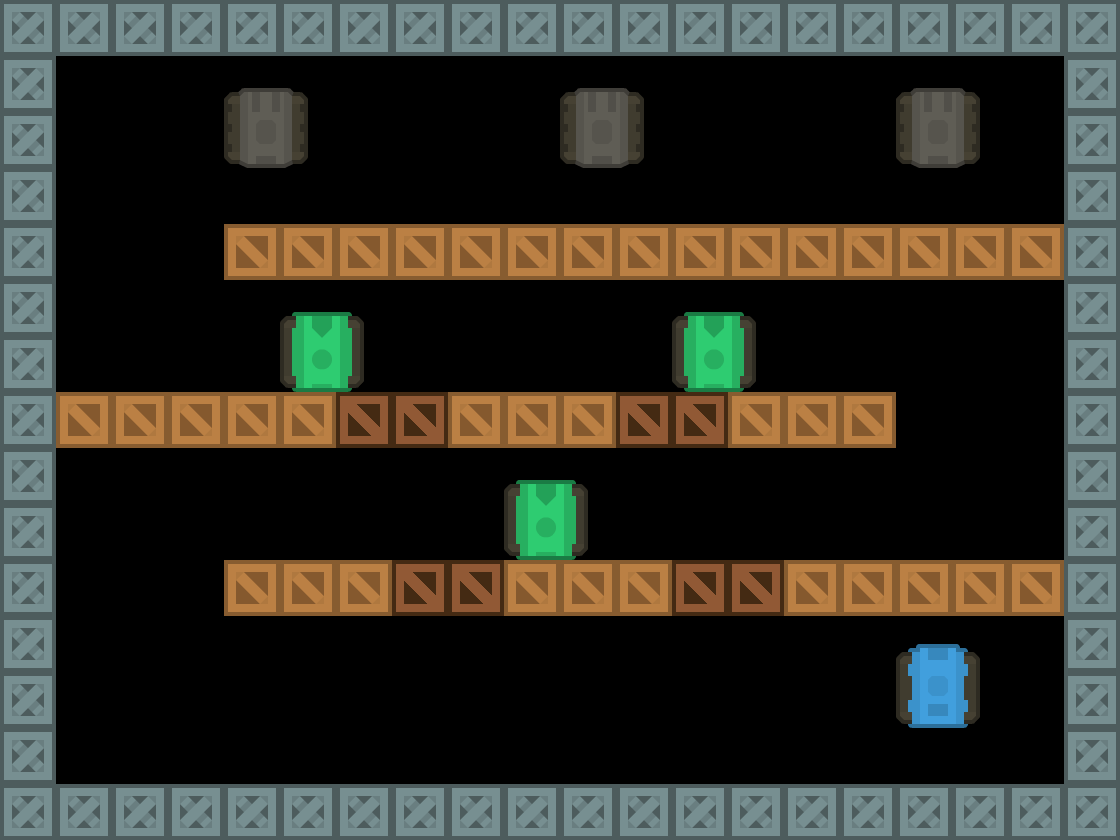

Below is a game level as drawn by its tile map, then a one-line description and the .tmx file that defines it, in full:
An orthogonal 20x15 tile map with 56x56 px tiles, 7 tile layers (Obstacles, Breakable Obstacles, Explodables, Player, ...).

<map version="1.9" tiledversion="1.9.2" orientation="orthogonal" renderorder="right-down" width="20" height="15" tilewidth="56" tileheight="56" infinite="0" nextlayerid="14" nextobjectid="1">
 <tileset firstgid="1" source="tiles.tsx" />
 <layer id="1" name="Obstacles" width="20" height="15">
  <data encoding="csv">
67,67,67,67,67,67,67,67,67,67,67,67,67,67,67,67,67,67,67,67,
67,0,0,0,0,0,0,0,0,0,0,0,0,0,0,0,0,0,0,67,
67,0,0,0,0,0,0,0,0,0,0,0,0,0,0,0,0,0,0,67,
67,0,0,0,0,0,0,0,0,0,0,0,0,0,0,0,0,0,0,67,
67,0,0,0,68,68,68,68,68,68,68,68,68,68,68,68,68,68,68,67,
67,0,0,0,0,0,0,0,0,0,0,0,0,0,0,0,0,0,0,67,
67,0,0,0,0,0,0,0,0,0,0,0,0,0,0,0,0,0,0,67,
67,68,68,68,68,68,0,0,68,68,68,0,0,68,68,68,0,0,0,67,
67,0,0,0,0,0,0,0,0,0,0,0,0,0,0,0,0,0,0,67,
67,0,0,0,0,0,0,0,0,0,0,0,0,0,0,0,0,0,0,67,
67,0,0,0,68,68,68,0,0,68,68,68,0,0,68,68,68,68,68,67,
67,0,0,0,0,0,0,0,0,0,0,0,0,0,0,0,0,0,0,67,
67,0,0,0,0,0,0,0,0,0,0,0,0,0,0,0,0,0,0,67,
67,0,0,0,0,0,0,0,0,0,0,0,0,0,0,0,0,0,0,67,
67,67,67,67,67,67,67,67,67,67,67,67,67,67,67,67,67,67,67,67
</data>
 </layer>
 <layer id="13" name="Breakable Obstacles" width="20" height="15">
  <data encoding="csv">
0,0,0,0,0,0,0,0,0,0,0,0,0,0,0,0,0,0,0,0,
0,0,0,0,0,0,0,0,0,0,0,0,0,0,0,0,0,0,0,0,
0,0,0,0,0,0,0,0,0,0,0,0,0,0,0,0,0,0,0,0,
0,0,0,0,0,0,0,0,0,0,0,0,0,0,0,0,0,0,0,0,
0,0,0,0,0,0,0,0,0,0,0,0,0,0,0,0,0,0,0,0,
0,0,0,0,0,0,0,0,0,0,0,0,0,0,0,0,0,0,0,0,
0,0,0,0,0,0,0,0,0,0,0,0,0,0,0,0,0,0,0,0,
0,0,0,0,0,0,93,93,0,0,0,93,93,0,0,0,0,0,0,0,
0,0,0,0,0,0,0,0,0,0,0,0,0,0,0,0,0,0,0,0,
0,0,0,0,0,0,0,0,0,0,0,0,0,0,0,0,0,0,0,0,
0,0,0,0,0,0,0,93,93,0,0,0,93,93,0,0,0,0,0,0,
0,0,0,0,0,0,0,0,0,0,0,0,0,0,0,0,0,0,0,0,
0,0,0,0,0,0,0,0,0,0,0,0,0,0,0,0,0,0,0,0,
0,0,0,0,0,0,0,0,0,0,0,0,0,0,0,0,0,0,0,0,
0,0,0,0,0,0,0,0,0,0,0,0,0,0,0,0,0,0,0,0
</data>
 </layer>
 <layer id="3" name="Explodables" width="20" height="15">
  <data encoding="csv">
0,0,0,0,0,0,0,0,0,0,0,0,0,0,0,0,0,0,0,0,
0,0,0,0,0,0,0,0,0,0,0,0,0,0,0,0,0,0,0,0,
0,0,0,0,0,0,0,0,0,0,0,0,0,0,0,0,0,0,0,0,
0,0,0,0,0,0,0,0,0,0,0,0,0,0,0,0,0,0,0,0,
0,0,0,0,0,0,0,0,0,0,0,0,0,0,0,0,0,0,0,0,
0,0,0,0,0,0,0,0,0,0,0,0,0,0,0,0,0,0,0,0,
0,0,0,0,0,0,0,0,0,0,0,0,0,0,0,0,0,0,0,0,
0,0,0,0,0,0,0,0,0,0,0,0,0,0,0,0,0,0,0,0,
0,0,0,0,0,0,0,0,0,0,0,0,0,0,0,0,0,0,0,0,
0,0,0,0,0,0,0,0,0,0,0,0,0,0,0,0,0,0,0,0,
0,0,0,0,0,0,0,0,0,0,0,0,0,0,0,0,0,0,0,0,
0,0,0,0,0,0,0,0,0,0,0,0,0,0,0,0,0,0,0,0,
0,0,0,0,0,0,0,0,0,0,0,0,0,0,0,0,0,0,0,0,
0,0,0,0,0,0,0,0,0,0,0,0,0,0,0,0,0,0,0,0,
0,0,0,0,0,0,0,0,0,0,0,0,0,0,0,0,0,0,0,0
</data>
 </layer>
 <layer id="8" name="Player" width="20" height="15">
  <data encoding="csv">
0,0,0,0,0,0,0,0,0,0,0,0,0,0,0,0,0,0,0,0,
0,0,0,0,0,0,0,0,0,0,0,0,0,0,0,0,0,0,0,0,
0,0,0,0,0,0,0,0,0,0,0,0,0,0,0,0,0,0,0,0,
0,0,0,0,0,0,0,0,0,0,0,0,0,0,0,0,0,0,0,0,
0,0,0,0,0,0,0,0,0,0,0,0,0,0,0,0,0,0,0,0,
0,0,0,0,0,0,0,0,0,0,0,0,0,0,0,0,0,0,0,0,
0,0,0,0,0,0,0,0,0,0,0,0,0,0,0,0,0,0,0,0,
0,0,0,0,0,0,0,0,0,0,0,0,0,0,0,0,0,0,0,0,
0,0,0,0,0,0,0,0,0,0,0,0,0,0,0,0,0,0,0,0,
0,0,0,0,0,0,0,0,0,0,0,0,0,0,0,0,0,0,0,0,
0,0,0,0,0,0,0,0,0,0,0,0,0,0,0,0,0,0,0,0,
0,0,0,0,0,0,0,0,0,0,0,0,0,0,0,0,0,0,0,0,
0,0,0,0,0,0,0,0,0,0,0,0,0,0,0,0,79,0,0,0,
0,0,0,0,0,0,0,0,0,0,0,0,0,0,0,0,0,0,0,0,
0,0,0,0,0,0,0,0,0,0,0,0,0,0,0,0,0,0,0,0
</data>
 </layer>
 <layer id="9" name="Easy Enemies" width="20" height="15">
  <data encoding="csv">
0,0,0,0,0,0,0,0,0,0,0,0,0,0,0,0,0,0,0,0,
0,0,0,0,0,0,0,0,0,0,0,0,0,0,0,0,0,0,0,0,
0,0,0,0,0,0,0,0,0,0,0,0,0,0,0,0,0,0,0,0,
0,0,0,0,0,0,0,0,0,0,0,0,0,0,0,0,0,0,0,0,
0,0,0,0,0,0,0,0,0,0,0,0,0,0,0,0,0,0,0,0,
0,0,0,0,0,0,0,0,0,0,0,0,0,0,0,0,0,0,0,0,
0,0,0,0,0,0,0,0,0,0,0,0,0,0,0,0,0,0,0,0,
0,0,0,0,0,0,0,0,0,0,0,0,0,0,0,0,0,0,0,0,
0,0,0,0,0,0,0,0,0,0,0,0,0,0,0,0,0,0,0,0,
0,0,0,0,0,0,0,0,0,0,0,0,0,0,0,0,0,0,0,0,
0,0,0,0,0,0,0,0,0,0,0,0,0,0,0,0,0,0,0,0,
0,0,0,0,0,0,0,0,0,0,0,0,0,0,0,0,0,0,0,0,
0,0,0,0,0,0,0,0,0,0,0,0,0,0,0,0,0,0,0,0,
0,0,0,0,0,0,0,0,0,0,0,0,0,0,0,0,0,0,0,0,
0,0,0,0,0,0,0,0,0,0,0,0,0,0,0,0,0,0,0,0
</data>
 </layer>
 <layer id="11" name="Medium Enemies" width="20" height="15">
  <data encoding="csv">
0,0,0,0,0,0,0,0,0,0,0,0,0,0,0,0,0,0,0,0,
0,0,0,0,0,0,0,0,0,0,0,0,0,0,0,0,0,0,0,0,
0,0,0,0,0,0,0,0,0,0,0,0,0,0,0,0,0,0,0,0,
0,0,0,0,0,0,0,0,0,0,0,0,0,0,0,0,0,0,0,0,
0,0,0,0,0,0,0,0,0,0,0,0,0,0,0,0,0,0,0,0,
0,0,0,0,0,0,0,0,0,0,0,0,0,0,0,0,0,0,0,0,
0,0,0,0,0,80,0,0,0,0,0,0,80,0,0,0,0,0,0,0,
0,0,0,0,0,0,0,0,0,0,0,0,0,0,0,0,0,0,0,0,
0,0,0,0,0,0,0,0,0,0,0,0,0,0,0,0,0,0,0,0,
0,0,0,0,0,0,0,0,0,80,0,0,0,0,0,0,0,0,0,0,
0,0,0,0,0,0,0,0,0,0,0,0,0,0,0,0,0,0,0,0,
0,0,0,0,0,0,0,0,0,0,0,0,0,0,0,0,0,0,0,0,
0,0,0,0,0,0,0,0,0,0,0,0,0,0,0,0,0,0,0,0,
0,0,0,0,0,0,0,0,0,0,0,0,0,0,0,0,0,0,0,0,
0,0,0,0,0,0,0,0,0,0,0,0,0,0,0,0,0,0,0,0
</data>
 </layer>
 <layer id="12" name="Hard Enemies" width="20" height="15">
  <data encoding="csv">
0,0,0,0,0,0,0,0,0,0,0,0,0,0,0,0,0,0,0,0,
0,0,0,0,0,0,0,0,0,0,0,0,0,0,0,0,0,0,0,0,
0,0,0,0,81,0,0,0,0,0,81,0,0,0,0,0,81,0,0,0,
0,0,0,0,0,0,0,0,0,0,0,0,0,0,0,0,0,0,0,0,
0,0,0,0,0,0,0,0,0,0,0,0,0,0,0,0,0,0,0,0,
0,0,0,0,0,0,0,0,0,0,0,0,0,0,0,0,0,0,0,0,
0,0,0,0,0,0,0,0,0,0,0,0,0,0,0,0,0,0,0,0,
0,0,0,0,0,0,0,0,0,0,0,0,0,0,0,0,0,0,0,0,
0,0,0,0,0,0,0,0,0,0,0,0,0,0,0,0,0,0,0,0,
0,0,0,0,0,0,0,0,0,0,0,0,0,0,0,0,0,0,0,0,
0,0,0,0,0,0,0,0,0,0,0,0,0,0,0,0,0,0,0,0,
0,0,0,0,0,0,0,0,0,0,0,0,0,0,0,0,0,0,0,0,
0,0,0,0,0,0,0,0,0,0,0,0,0,0,0,0,0,0,0,0,
0,0,0,0,0,0,0,0,0,0,0,0,0,0,0,0,0,0,0,0,
0,0,0,0,0,0,0,0,0,0,0,0,0,0,0,0,0,0,0,0
</data>
 </layer>
</map>
